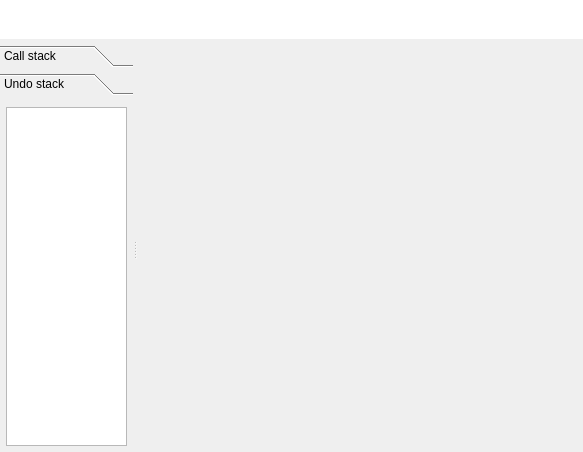
<?xml version="1.0" encoding="UTF-8"?>
<ui version="4.0">
 <class>FormDebugerMachine</class>
 <widget class="QWidget" name="FormDebugerMachine">
  <property name="geometry">
   <rect>
    <x>0</x>
    <y>0</y>
    <width>583</width>
    <height>452</height>
   </rect>
  </property>
  <property name="windowTitle">
   <string>Form</string>
  </property>
  <layout class="QVBoxLayout" name="verticalLayout">
   <property name="leftMargin">
    <number>0</number>
   </property>
   <property name="topMargin">
    <number>0</number>
   </property>
   <property name="rightMargin">
    <number>0</number>
   </property>
   <property name="bottomMargin">
    <number>0</number>
   </property>
   <item>
    <widget class="QWidget" name="widget" native="true">
     <property name="sizePolicy">
      <sizepolicy hsizetype="Expanding" vsizetype="Maximum">
       <horstretch>0</horstretch>
       <verstretch>0</verstretch>
      </sizepolicy>
     </property>
     <property name="styleSheet">
      <string notr="true">color:black;background:white</string>
     </property>
     <layout class="QHBoxLayout" name="horizontalLayout">
      <property name="spacing">
       <number>0</number>
      </property>
      <property name="leftMargin">
       <number>0</number>
      </property>
      <property name="topMargin">
       <number>0</number>
      </property>
      <property name="rightMargin">
       <number>0</number>
      </property>
      <property name="bottomMargin">
       <number>0</number>
      </property>
      <item>
       <widget class="QToolButton" name="button_left_page">
        <property name="styleSheet">
         <string notr="true">background:white;</string>
        </property>
        <property name="text">
         <string/>
        </property>
        <property name="icon">
         <iconset resource="resources.qrc">
          <normaloff>:/Files/images/left_page.png</normaloff>:/Files/images/left_page.png</iconset>
        </property>
        <property name="iconSize">
         <size>
          <width>32</width>
          <height>32</height>
         </size>
        </property>
        <property name="autoRaise">
         <bool>true</bool>
        </property>
       </widget>
      </item>
      <item>
       <widget class="QToolButton" name="button_left">
        <property name="styleSheet">
         <string notr="true">background:white;</string>
        </property>
        <property name="text">
         <string/>
        </property>
        <property name="icon">
         <iconset resource="resources.qrc">
          <normaloff>:/Files/images/left.png</normaloff>:/Files/images/left.png</iconset>
        </property>
        <property name="iconSize">
         <size>
          <width>32</width>
          <height>32</height>
         </size>
        </property>
        <property name="autoRaise">
         <bool>true</bool>
        </property>
       </widget>
      </item>
      <item>
       <widget class="FormLineWidget" name="widget_line" native="true"/>
      </item>
      <item>
       <widget class="QToolButton" name="button_right">
        <property name="styleSheet">
         <string notr="true">background:white;</string>
        </property>
        <property name="text">
         <string/>
        </property>
        <property name="icon">
         <iconset resource="resources.qrc">
          <normaloff>:/Files/images/right.png</normaloff>:/Files/images/right.png</iconset>
        </property>
        <property name="iconSize">
         <size>
          <width>32</width>
          <height>32</height>
         </size>
        </property>
        <property name="autoRaise">
         <bool>true</bool>
        </property>
       </widget>
      </item>
      <item>
       <widget class="QToolButton" name="button_right_page">
        <property name="styleSheet">
         <string notr="true">background:white;</string>
        </property>
        <property name="text">
         <string/>
        </property>
        <property name="icon">
         <iconset resource="resources.qrc">
          <normaloff>:/Files/images/right_page.png</normaloff>:/Files/images/right_page.png</iconset>
        </property>
        <property name="iconSize">
         <size>
          <width>32</width>
          <height>32</height>
         </size>
        </property>
        <property name="autoRaise">
         <bool>true</bool>
        </property>
       </widget>
      </item>
     </layout>
    </widget>
   </item>
   <item>
    <widget class="QWidget" name="left_panel" native="true">
     <layout class="QHBoxLayout" name="horizontalLayout_2">
      <property name="leftMargin">
       <number>0</number>
      </property>
      <property name="topMargin">
       <number>0</number>
      </property>
      <property name="rightMargin">
       <number>0</number>
      </property>
      <property name="bottomMargin">
       <number>0</number>
      </property>
      <item>
       <widget class="QSplitter" name="splitter">
        <property name="orientation">
         <enum>Qt::Horizontal</enum>
        </property>
        <widget class="QToolBox" name="toolBox">
         <property name="sizePolicy">
          <sizepolicy hsizetype="Preferred" vsizetype="Preferred">
           <horstretch>1</horstretch>
           <verstretch>0</verstretch>
          </sizepolicy>
         </property>
         <property name="currentIndex">
          <number>1</number>
         </property>
         <widget class="QWidget" name="page">
          <property name="geometry">
           <rect>
            <x>0</x>
            <y>0</y>
            <width>132</width>
            <height>332</height>
           </rect>
          </property>
          <attribute name="label">
           <string>Call stack</string>
          </attribute>
          <layout class="QVBoxLayout" name="verticalLayout_2">
           <property name="leftMargin">
            <number>6</number>
           </property>
           <property name="topMargin">
            <number>6</number>
           </property>
           <property name="rightMargin">
            <number>6</number>
           </property>
           <property name="bottomMargin">
            <number>6</number>
           </property>
           <item>
            <widget class="QListWidget" name="listWidget"/>
           </item>
          </layout>
         </widget>
         <widget class="QWidget" name="page_2">
          <property name="geometry">
           <rect>
            <x>0</x>
            <y>0</y>
            <width>132</width>
            <height>332</height>
           </rect>
          </property>
          <attribute name="label">
           <string>Undo stack</string>
          </attribute>
          <layout class="QVBoxLayout" name="verticalLayout_3">
           <property name="leftMargin">
            <number>6</number>
           </property>
           <property name="topMargin">
            <number>6</number>
           </property>
           <property name="rightMargin">
            <number>6</number>
           </property>
           <property name="bottomMargin">
            <number>6</number>
           </property>
           <item>
            <widget class="QListWidget" name="listWidget_2"/>
           </item>
          </layout>
         </widget>
        </widget>
        <widget class="FormEditorWidget" name="widget_editor" native="true">
         <property name="sizePolicy">
          <sizepolicy hsizetype="Preferred" vsizetype="Preferred">
           <horstretch>9</horstretch>
           <verstretch>0</verstretch>
          </sizepolicy>
         </property>
        </widget>
       </widget>
      </item>
     </layout>
    </widget>
   </item>
  </layout>
 </widget>
 <customwidgets>
  <customwidget>
   <class>FormEditorWidget</class>
   <extends>QWidget</extends>
   <header>formeditorwidget.h</header>
   <container>1</container>
  </customwidget>
  <customwidget>
   <class>FormLineWidget</class>
   <extends>QWidget</extends>
   <header>formlinewidget.h</header>
   <container>1</container>
  </customwidget>
 </customwidgets>
 <resources>
  <include location="resources.qrc"/>
 </resources>
 <connections/>
</ui>
